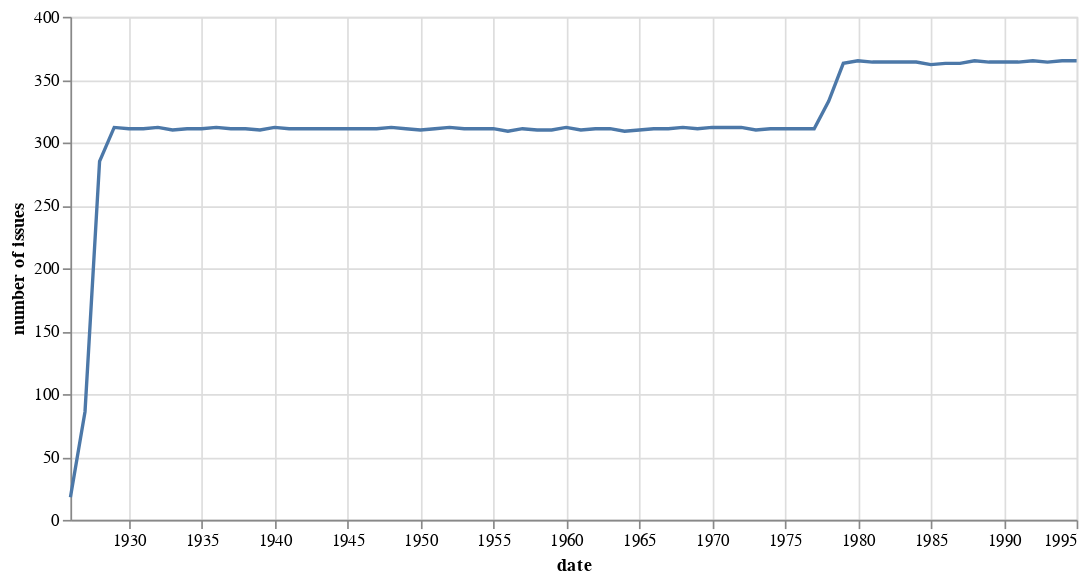

The notebook cell this image was saved under:
### Code cell
alt.Chart(df_years).mark_line().encode(
    x="date:T",
    y=alt.Y("issuecount:Q", title="number of issues"),
).properties(width=600)

### Figure 1 — Vega-Lite specification as saved in the notebook (floating-point values rounded to 4 significant figures)
{"config": {"view": {"continuousWidth": 300, "continuousHeight": 300}}, "data": {"name": "data-a3eb0f21e56b85303bfda2cddd61ac45"}, "mark": {"type": "line"}, "encoding": {"x": {"field": "date", "type": "temporal"}, "y": {"field": "issuecount", "title": "number of issues", "type": "quantitative"}}, "width": 600, "$schema": "https://vega.github.io/schema/vega-lite/v5.8.0.json", "datasets": {"data-a3eb0f21e56b85303bfda2cddd61ac45": [{"date": "1926", "issuecount": 18}, {"date": "1927", "issuecount": 86}, {"date": "1928", "issuecount": 285}, {"date": "1929", "issuecount": 312}, {"date": "1930", "issuecount": 311}, {"date": "1931", "issuecount": 311}, {"date": "1932", "issuecount": 312}, {"date": "1933", "issuecount": 310}, {"date": "1934", "issuecount": 311}, {"date": "1935", "issuecount": 311}, {"date": "1936", "issuecount": 312}, {"date": "1937", "issuecount": 311}, {"date": "1938", "issuecount": 311}, {"date": "1939", "issuecount": 310}, {"date": "1940", "issuecount": 312}, {"date": "1941", "issuecount": 311}, {"date": "1942", "issuecount": 311}, {"date": "1943", "issuecount": 311}, {"date": "1944", "issuecount": 311}, {"date": "1945", "issuecount": 311}, {"date": "1946", "issuecount": 311}, {"date": "1947", "issuecount": 311}, {"date": "1948", "issuecount": 312}, {"date": "1949", "issuecount": 311}, {"date": "1950", "issuecount": 310}, {"date": "1951", "issuecount": 311}, {"date": "1952", "issuecount": 312}, {"date": "1953", "issuecount": 311}, {"date": "1954", "issuecount": 311}, {"date": "1955", "issuecount": 311}, {"date": "1956", "issuecount": 309}, {"date": "1957", "issuecount": 311}, {"date": "1958", "issuecount": 310}, {"date": "1959", "issuecount": 310}, {"date": "1960", "issuecount": 312}, {"date": "1961", "issuecount": 310}, {"date": "1962", "issuecount": 311}, {"date": "1963", "issuecount": 311}, {"date": "1964", "issuecount": 309}, {"date": "1965", "issuecount": 310}, {"date": "1966", "issuecount": 311}, {"date": "1967", "issuecount": 311}, {"date": "1968", "issuecount": 312}, {"date": "1969", "issuecount": 311}, {"date": "1970", "issuecount": 312}, {"date": "1971", "issuecount": 312}, {"date": "1972", "issuecount": 312}, {"date": "1973", "issuecount": 310}, {"date": "1974", "issuecount": 311}, {"date": "1975", "issuecount": 311}, {"date": "1976", "issuecount": 311}, {"date": "1977", "issuecount": 311}, {"date": "1978", "issuecount": 333}, {"date": "1979", "issuecount": 363}, {"date": "1980", "issuecount": 365}, {"date": "1981", "issuecount": 364}, {"date": "1982", "issuecount": 364}, {"date": "1983", "issuecount": 364}, {"date": "1984", "issuecount": 364}, {"date": "1985", "issuecount": 362}, {"date": "1986", "issuecount": 363}, {"date": "1987", "issuecount": 363}, {"date": "1988", "issuecount": 365}, {"date": "1989", "issuecount": 364}, {"date": "1990", "issuecount": 364}, {"date": "1991", "issuecount": 364}, {"date": "1992", "issuecount": 365}, {"date": "1993", "issuecount": 364}, {"date": "1994", "issuecount": 365}, {"date": "1995", "issuecount": 365}]}}
